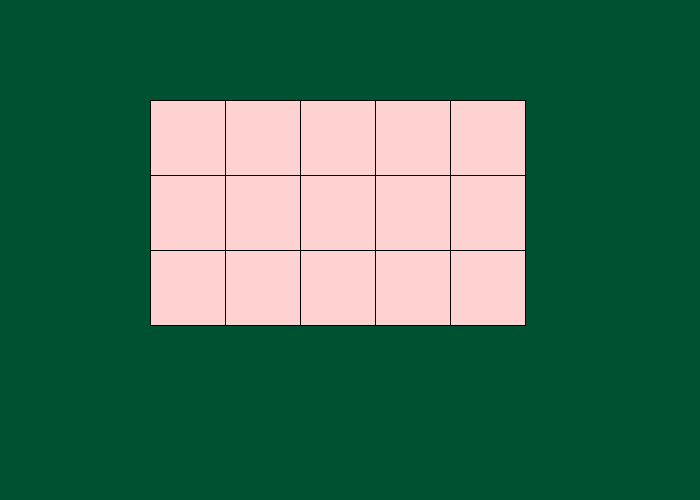
Frame 1 (no input)
Frame 60 (the mouse pressed at the canvas centre just before this capture): identical to frame 1, image omitted
Frame 120 (the mouse held since frame 60 and released just before this capture): identical to frame 1, image omitted

The Processing sketch that drew this single still picture (run headless with seeded random() and noise(); from frame 60 on, the mouse is pressed at the canvas centre):

// Processing sketch: Nested_Loops_Review
// ── Nested_Loops_Review.pde
void setup() {
 size(700,500);
 fill(255, 210, 210);
}

void draw() {
  background(0, 80, 50);
  
  int y = 100;
  
  for(int row=0; row < 3; row++) { //OPENS THE OUTER LOOP
    int x = 150;
    
    for(int col=0; col < 5; col++) { //OPENS THE INNER LOOP
      square(x, y, 75);
      x += 75;
    }  //CLOSES THE INNER LOOP
    
    y += 75;
  } //CLOSES THE OUTER LOOP
}
